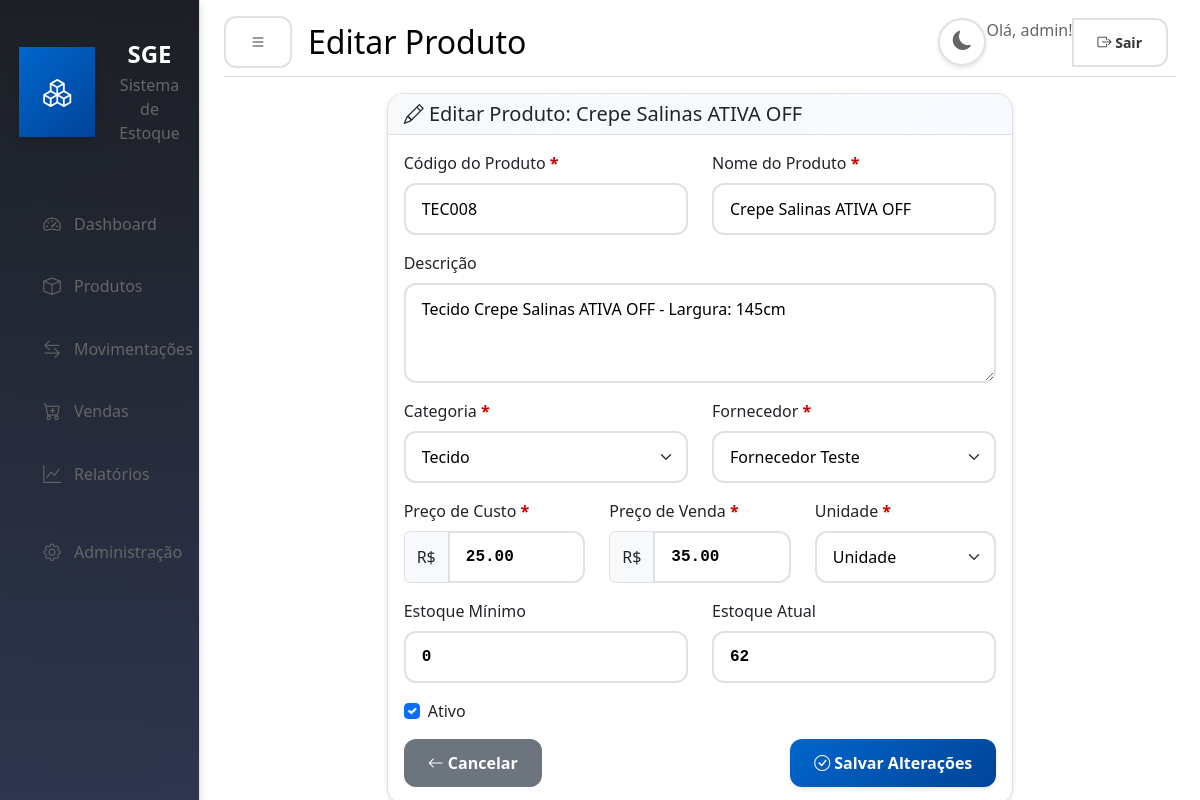
The app's page /estoque/produtos/9/editar/ (signed in) with its own data.
### estoque/models.py (models this page shows, shortened)
class Produto(models.Model):
    codigo = models.CharField(max_length=50, unique=True, verbose_name="Código do Produto")
    nome = models.CharField(max_length=200, verbose_name="Nome do Produto")
    descricao = models.TextField(blank=True, null=True, verbose_name="Descrição")
    categoria = models.ForeignKey(Categoria, on_delete=models.PROTECT, verbose_name="Categoria")
    fornecedor = models.ForeignKey(Fornecedor, on_delete=models.PROTECT, verbose_name="Fornecedor")
    preco_custo = models.DecimalField(
        max_digits=10,
        decimal_places=2,
        validators=[MinValueValidator(Decimal('0.01'))],
        verbose_name="Preço de Custo"
    )
    preco_venda = models.DecimalField(
        max_digits=10,
        decimal_places=2,
        validators=[MinValueValidator(Decimal('0.01'))],
        verbose_name="Preço de Venda"
    )
    estoque_minimo = models.PositiveIntegerField(default=0, verbose_name="Estoque Mínimo")
    estoque_atual = models.IntegerField(default=0, verbose_name="Estoque Atual")
    UNIDADE_CHOICES = [
        ('UN', 'Unidade'),
        ('KG', 'Quilograma'),
        ('G', 'Grama'),
        ('L', 'Litro'),
        ('ML', 'Mililitro'),
        ('M', 'Metro'),
        ('CM', 'Centímetro'),
        ('CX', 'Caixa'),
        ('PC', 'Peça'),
    ]
    unidade = models.CharField(max_length=2, choices=UNIDADE_CHOICES, default='UN', verbose_name="Unidade")
    ativo = models.BooleanField(default=True, verbose_name="Ativo")
    data_cadastro = models.DateTimeField(auto_now_add=True, verbose_name="Data de Cadastro")
    data_atualizacao = models.DateTimeField(auto_now=True, verbose_name="Data de Atualização")
    class Meta:
        verbose_name = "Produto"
        verbose_name_plural = "Produtos"
        ordering = ['nome']

### estoque/views.py (the view)
# urls.py: path('produtos/<int:produto_id>/editar/', views.editar_produto, name='editar_produto'),
@login_required
def editar_produto(request, produto_id):
    produto = get_object_or_404(Produto, id=produto_id)
    if request.method == 'POST':
        form = ProdutoForm(request.POST, instance=produto)
        if form.is_valid():
            form.save()
            messages.success(request, 'Produto atualizado com sucesso!')
            return redirect('estoque:detalhes_produto', produto_id=produto.id)
    else:
        form = ProdutoForm(instance=produto)
    return render(request, 'estoque/editar_produto.html', {'form': form, 'produto': produto})

### templates/estoque/editar_produto.html (shortened to what this page needs)
{% extends 'base.html' %}
{% block page_title %}Editar Produto{% endblock %}
{% block content %}
<div class="row justify-content-center">
    <div class="col-lg-8">
        <div class="card">
            <div class="card-header">
                <h5 class="card-title mb-0">
                    <i class="bi bi-pencil"></i> Editar Produto: {{ produto.nome }}
                </h5>
            </div>
            <div class="card-body">
                <form method="post">
                    <div class="row">
                        <div class="col-md-6 mb-3">
                            <label for="{{ form.codigo.id_for_label }}" class="form-label">
                                {{ form.codigo.label }}
                                <span class="text-danger">*</span>
                            </label>
                            {{ form.codigo }}
                        </div>
                        <div class="col-md-6 mb-3">
                            <label for="{{ form.nome.id_for_label }}" class="form-label">
                                {{ form.nome.label }}
                                <span class="text-danger">*</span>
                            </label>
                            {{ form.nome }}
                        </div>
                    </div>
                    <div class="mb-3">
                        <label for="{{ form.descricao.id_for_label }}" class="form-label">
                            {{ form.descricao.label }}
                        </label>
                        {{ form.descricao }}
                    </div>
                    <div class="row">
                        <div class="col-md-6 mb-3">
                            <label for="{{ form.categoria.id_for_label }}" class="form-label">
                                {{ form.categoria.label }}
                                <span class="text-danger">*</span>
                            </label>
                            {{ form.categoria }}
                        </div>
                        <div class="col-md-6 mb-3">
                            <label for="{{ form.fornecedor.id_for_label }}" class="form-label">
                                {{ form.fornecedor.label }}
                                <span class="text-danger">*</span>
                            </label>
                            {{ form.fornecedor }}
                        </div>
                    </div>
                    <div class="row">
                        <div class="col-md-4 mb-3">
                            <label for="{{ form.preco_custo.id_for_label }}" class="form-label">
                                {{ form.preco_custo.label }}
                                <span class="text-danger">*</span>
                            </label>
                            <div class="input-group">
                                <span class="input-group-text">R$</span>
                                {{ form.preco_custo }}
                            </div>
                        </div>
                        <div class="col-md-4 mb-3">
                            <label for="{{ form.preco_venda.id_for_label }}" class="form-label">
                                {{ form.preco_venda.label }}
                                <span class="text-danger">*</span>
                            </label>
                            <div class="input-group">
                                <span class="input-group-text">R$</span>
                                {{ form.preco_venda }}
                            </div>
                        </div>
                        <div class="col-md-4 mb-3">
                            <label for="{{ form.unidade.id_for_label }}" class="form-label">
                                {{ form.unidade.label }}
                                <span class="text-danger">*</span>
                            </label>
                            {{ form.unidade }}
                        </div>
                    </div>
                    <div class="row">
                        <div class="col-md-6 mb-3">
                            <label for="{{ form.estoque_minimo.id_for_label }}" class="form-label">
                                {{ form.estoque_minimo.label }}
                            </label>
                            {{ form.estoque_minimo }}
                        </div>
                        <div class="col-md-6 mb-3">
                            <label for="{{ form.estoque_atual.id_for_label }}" class="form-label">
                                {{ form.estoque_atual.label }}
                            </label>
                            {{ form.estoque_atual }}
                        </div>
                    </div>
                    <div class="mb-3 form-check">
                        {{ form.ativo }}
                        <label class="form-check-label" for="{{ form.ativo.id_for_label }}">
                            {{ form.ativo.label }}
                        </label>
                    </div>
                    <div class="d-flex justify-content-between">
                        <a href="{% url 'estoque:detalhes_produto' produto.id %}" class="btn btn-secondary">
                            <i class="bi bi-arrow-left"></i> Cancelar
                        </a>
                        <button type="submit" class="btn btn-primary">
                            <i class="bi bi-check-circle"></i> Salvar Alterações
                        </button>
                    </div>
                </form>
            </div>
        </div>
    </div>
</div>
{% endblock %}

### templates/base.html (shortened to what this page needs)
{% load static %}
<!DOCTYPE html>
<html lang="pt-br">
<head>
    <link href="https://cdn.jsdelivr.net/npm/bootstrap@5.3.0/dist/css/bootstrap.min.css" rel="stylesheet">
    <link href="https://cdn.jsdelivr.net/npm/bootstrap-icons@1.10.0/font/bootstrap-icons.css" rel="stylesheet">
    <link href="{% static 'css/dark-theme.css' %}" rel="stylesheet">
    <link href="{% static 'css/contrast-improvements.css' %}" rel="stylesheet">
</head>
<body>
    <div class="container-fluid">
        <div class="row">
            <nav class="col-md-3 col-lg-2 d-md-block sidebar collapse" id="sidebar">
                <div class="position-sticky pt-3">
                    <div class="text-center mb-6 p-4">
                        <div class="d-flex align-items-center justify-content-center mb-4">
                            <div class="position-relative">
                                <div class="bg-gradient-primary rounded-2xl p-4 me-4" style="background: var(--gradient-primary); box-shadow: var(--shadow-lg);">
                                    <i class="bi bi-boxes text-white fs-3"></i>
                                </div>
                            </div>
                            <div class="text-left">
                                <h3 class="text-white mb-1 fw-bold fs-4">SGE</h3>
                                <small class="text-muted fs-6">Sistema de Estoque</small>
                            </div>
                        </div>
                    </div>
                    <ul class="nav flex-column">
                        <li class="nav-item">
                            <a class="nav-link {% if request.resolver_match.url_name == 'dashboard' %}active{% endif %}"
                               href="{% url 'estoque:dashboard' %}">
                                <i class="bi bi-speedometer2"></i> Dashboard
                            </a>
                        </li>
                        <li class="nav-item">
                            <a class="nav-link {% if 'produtos' in request.resolver_match.url_name %}active{% endif %}"
                               href="{% url 'estoque:lista_produtos' %}">
                                <i class="bi bi-box"></i> Produtos
                            </a>
                        </li>
                        <li class="nav-item">
                            <a class="nav-link {% if 'movimentacao' in request.resolver_match.url_name %}active{% endif %}"
                               href="{% url 'estoque:movimentacao_estoque' %}">
                                <i class="bi bi-arrow-left-right"></i> Movimentações
                            </a>
                        </li>
                        <li class="nav-item">
                            <a class="nav-link {% if 'vendas' in request.resolver_match.url_name %}active{% endif %}"
                               href="{% url 'estoque:nova_venda' %}">
                                <i class="bi bi-cart-plus"></i> Vendas
                            </a>
                        </li>
                        <li class="nav-item">
                            <a class="nav-link {% if 'relatorios' in request.resolver_match.url_name %}active{% endif %}"
                               href="{% url 'estoque:relatorios' %}">
                                <i class="bi bi-graph-up"></i> Relatórios
                            </a>
                        </li>
                        <li class="nav-item mt-3">
                            <a class="nav-link" href="/admin/">
                                <i class="bi bi-gear"></i> Administração
                            </a>
                        </li>
                    </ul>
                </div>
            </nav>
            <main class="col-md-9 ms-sm-auto col-lg-10 px-md-4 main-content" id="main-content">
                <div class="d-flex justify-content-between flex-wrap flex-md-nowrap align-items-center pt-3 pb-2 mb-3 border-bottom">
                    <div class="d-flex align-items-center">
                        <button class="btn btn-outline-secondary me-3" id="sidebar-toggle" type="button" title="Esconder/Mostrar Sidebar">
                            <i class="bi bi-list"></i>
                        </button>
                        <h1 class="h2 mb-0">{% block page_title %}Dashboard{% endblock %}</h1>
                    </div>
                    <div class="btn-toolbar mb-2 mb-md-0">
                        <div class="btn-group me-2">
                            <button class="theme-toggle" id="theme-toggle" title="Alternar tema">
                                <i class="bi bi-moon-fill" id="theme-icon"></i>
                            </button>
                            {% if user.is_authenticated %}
                                <span class="text-muted">Olá, {{ user.first_name|default:user.username }}!</span>
                                <a href="{% url 'logout' %}" class="btn btn-sm btn-outline-secondary">
                                    <i class="bi bi-box-arrow-right"></i> Sair
                                </a>
                            {% endif %}
                        </div>
                    </div>
                </div>
                {% block content %}{% endblock %}
            </main>
        </div>
    </div>
</body>
</html>

### records on screen
Produto: nome "Crepe Salinas ATIVA OFF", codigo "TEC008", descricao "Tecido Crepe Salinas ATIVA OFF - Largura: 145cm", categoria "Tecido", fornecedor "Fornecedor Teste", preco_custo "25.00", preco_venda "35.00", unidade "Unidade", estoque_minimo "0", estoque_atual "62", ativo "☑"

### other values on screen
{{ user.first_name|default:user.username }} "admin"
